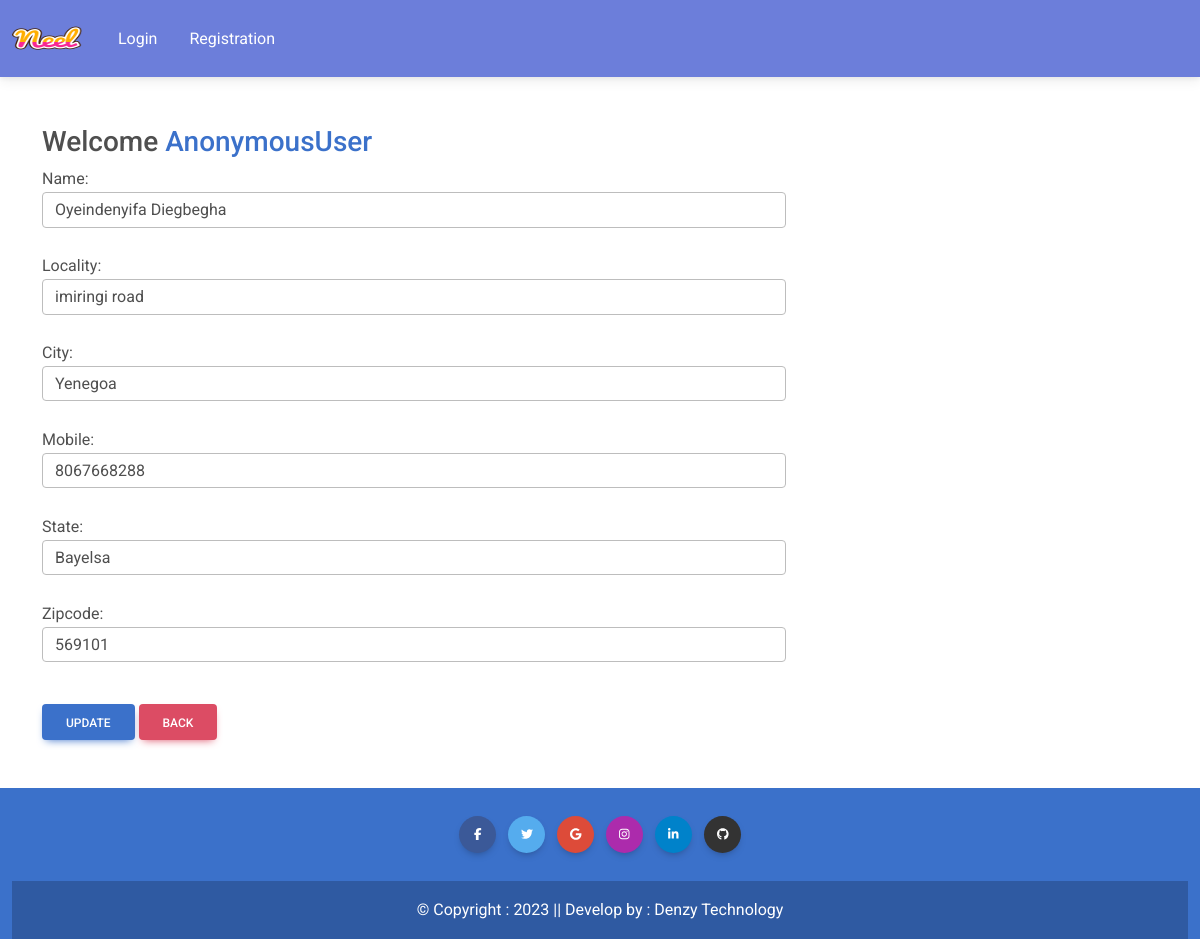
Screenshot of /updateAddress/1 with the database file from the repository.
### app/models.py (models this page shows, shortened)
class Customer(models.Model):
    user = models.ForeignKey(User,on_delete=models.CASCADE)
    name = models.CharField(max_length=200)
    locality = models.CharField(max_length=200)
    city = models.CharField(max_length=50)
    mobile = models.IntegerField(default=234)
    zipcode = models.IntegerField()
    state = models.CharField(choices=STATE_CHOICES,max_length=100)

### app/views.py (the view, shortened to what this page needs)
# urls.py: path('updateAddress/<int:pk>', views.updateAddress.as_view(), name='updateAddress'),
class updateAddress(View):
    def get(self,request,pk):
        add = Customer.objects.get(pk=pk)
        form = CustomerProfileForm(instance=add)
        totalitem = 0
        wishitem = 0
        if request.user.is_authenticated:
            totalitem = len(Cart.objects.filter(user=request.user))
            wishitem = len(Wishlist.objects.filter(user=request.user))
        return render(request, 'app/updateAddress.html', locals())

### app/forms.py
class CustomerProfileForm(forms.ModelForm):
    class Meta:
        model = Customer
        fields = ['name', 'locality', 'city', 'mobile', 'state', 'zipcode']
        widgets={
            'name' :forms.TextInput(attrs={'class': 'form-control'}),
            'locality' :forms.TextInput(attrs={'class': 'form-control'}),
            'city' :forms.TextInput(attrs={'class': 'form-control'}),
            'mobile' :forms.NumberInput(attrs={'class': 'form-control'}),
            'state' :forms.Select(attrs={'class': 'form-control'}),
            'zipcode' :forms.NumberInput(attrs={'class': 'form-control'}),
        }

### app/templates/app/updateAddress.html (shortened to what this page needs)
{% extends 'app/base.html' %}
{% load static %}
{% block main-content %}
<div class="container my-5">
    <div class="row">
        <h3>Welcome <span class="text-capitalize text-primary">{{request.user}}</span></h3>
    </div>
    <div class="col-sm-8 0ffset-sm-1">
        <form action="" method="post">
            {% for fm in form %}
                {{fm.label_tag}} {{fm}} <small class="text-danger">{{fm.errors|striptags}}</small><br>
            {% endfor %}
            <div class="col-12 mt-3">
                <button type="submit" class="btn btn-primary">Update</button>
                <a href="{%  url 'address' %}" type="button" class="btn btn-danger">Back</a>
            </div>
        </form>
    </div>
</div>
{% endblock main-content %}

### rows the page displays
Customer: form "Oyeindenyifa Diegbegha" "imiringi road" "Yenegoa" "8067668288" "Bayelsa" "569101"

### other values shown
{{ request.user }} "AnonymousUser"
{{ fm.label_tag }} "Name:" "Locality:" "City:" "Mobile:" "State:" "Zipcode:"
